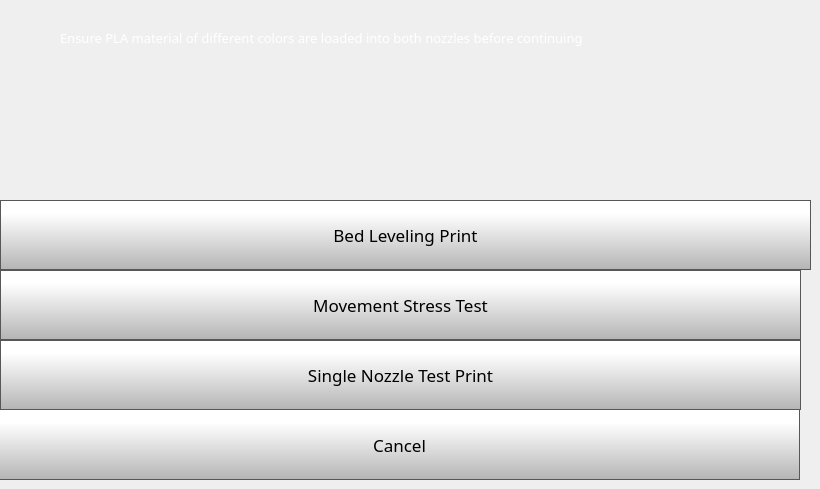
    <widget class="QWidget" name="testPrintsPage2">
     <widget class="QLabel" name="calibrateLabel_2">
      <property name="geometry">
       <rect>
        <x>60</x>
        <y>-10</y>
        <width>731</width>
        <height>96</height>
       </rect>
      </property>
      <property name="font">
       <font>
        <family>Gotham</family>
        <pointsize>10</pointsize>
        <bold>false</bold>
       </font>
      </property>
      <property name="styleSheet">
       <string notr="true">color: rgb(255, 255, 255);</string>
      </property>
      <property name="text">
       <string>Ensure PLA material of different colors are loaded into both nozzles before continuing </string>
      </property>
      <property name="scaledContents">
       <bool>false</bool>
      </property>
      <property name="wordWrap">
       <bool>true</bool>
      </property>
     </widget>
     <widget class="QLabel" name="tool0Label_30">
      <property name="geometry">
       <rect>
        <x>0</x>
        <y>20</y>
        <width>50</width>
        <height>50</height>
       </rect>
      </property>
      <property name="font">
       <font>
        <family>Gotham Medium</family>
        <pointsize>14</pointsize>
        <bold>false</bold>
        <underline>false</underline>
        <strikeout>false</strikeout>
       </font>
      </property>
      <property name="styleSheet">
       <string notr="true">
   color:  white;</string>
      </property>
      <property name="text">
       <string/>
      </property>
      <property name="pixmap">
       <pixmap>templates/img/exclamation-mark.png</pixmap>
      </property>
      <property name="scaledContents">
       <bool>true</bool>
      </property>
     </widget>
     <widget class="QPushButton" name="bedLevelPrintButton">
      <property name="geometry">
       <rect>
        <x>0</x>
        <y>200</y>
        <width>811</width>
        <height>70</height>
       </rect>
      </property>
      <property name="minimumSize">
       <size>
        <width>0</width>
        <height>70</height>
       </size>
      </property>
      <property name="font">
       <font>
        <family>Gotham</family>
        <pointsize>13</pointsize>
       </font>
      </property>
      <property name="styleSheet">
       <string notr="true">QPushButton {
     border: 1px solid rgb(87, 87, 87);
	background-color: qlineargradient(spread:pad, x1:0, y1:1, x2:0, y2:0.188, stop:0 rgba(180, 180, 180, 255), stop:1 rgba(255, 255, 255, 255));


}

QPushButton:pressed {
    background-color: qlineargradient(x1: 0, y1: 0, x2: 0, y2: 1,
                                      stop: 0 #dadbde, stop: 1 #f6f7fa);
}

QPushButton:flat {
    border: none; /* no border for a flat push button */
}

QPushButton:default {
    border-color: navy; /* make the default button prominent */
}

QPushButton:focus {
	outline: none;
}</string>
      </property>
      <property name="text">
       <string>Bed Leveling Print</string>
      </property>
      <property name="iconSize">
       <size>
        <width>40</width>
        <height>40</height>
       </size>
      </property>
     </widget>
     <widget class="QPushButton" name="singleNozzlePrintButton">
      <property name="geometry">
       <rect>
        <x>0</x>
        <y>340</y>
        <width>801</width>
        <height>70</height>
       </rect>
      </property>
      <property name="minimumSize">
       <size>
        <width>0</width>
        <height>70</height>
       </size>
      </property>
      <property name="font">
       <font>
        <family>Gotham</family>
        <pointsize>13</pointsize>
       </font>
      </property>
      <property name="styleSheet">
       <string notr="true">QPushButton {
     border: 1px solid rgb(87, 87, 87);
	background-color: qlineargradient(spread:pad, x1:0, y1:1, x2:0, y2:0.188, stop:0 rgba(180, 180, 180, 255), stop:1 rgba(255, 255, 255, 255));


}

QPushButton:pressed {
    background-color: qlineargradient(x1: 0, y1: 0, x2: 0, y2: 1,
                                      stop: 0 #dadbde, stop: 1 #f6f7fa);
}

QPushButton:flat {
    border: none; /* no border for a flat push button */
}

QPushButton:default {
    border-color: navy; /* make the default button prominent */
}

QPushButton:focus {
	outline: none;
}</string>
      </property>
      <property name="text">
       <string>Single Nozzle Test Print</string>
      </property>
      <property name="iconSize">
       <size>
        <width>40</width>
        <height>40</height>
       </size>
      </property>
     </widget>
     <widget class="QPushButton" name="movementTestPrintButton">
      <property name="geometry">
       <rect>
        <x>0</x>
        <y>270</y>
        <width>801</width>
        <height>70</height>
       </rect>
      </property>
      <property name="minimumSize">
       <size>
        <width>0</width>
        <height>70</height>
       </size>
      </property>
      <property name="font">
       <font>
        <family>Gotham</family>
        <pointsize>13</pointsize>
       </font>
      </property>
      <property name="styleSheet">
       <string notr="true">QPushButton {
     border: 1px solid rgb(87, 87, 87);
	background-color: qlineargradient(spread:pad, x1:0, y1:1, x2:0, y2:0.188, stop:0 rgba(180, 180, 180, 255), stop:1 rgba(255, 255, 255, 255));


}

QPushButton:pressed {
    background-color: qlineargradient(x1: 0, y1: 0, x2: 0, y2: 1,
                                      stop: 0 #dadbde, stop: 1 #f6f7fa);
}

QPushButton:flat {
    border: none; /* no border for a flat push button */
}

QPushButton:default {
    border-color: navy; /* make the default button prominent */
}

QPushButton:focus {
	outline: none;
}</string>
      </property>
      <property name="text">
       <string>Movement Stress Test</string>
      </property>
      <property name="iconSize">
       <size>
        <width>40</width>
        <height>40</height>
       </size>
      </property>
     </widget>
     <widget class="QPushButton" name="testPrintsCancelButton">
      <property name="geometry">
       <rect>
        <x>-1</x>
        <y>409</y>
        <width>801</width>
        <height>71</height>
       </rect>
      </property>
      <property name="minimumSize">
       <size>
        <width>0</width>
        <height>0</height>
       </size>
      </property>
      <property name="font">
       <font>
        <family>Gotham Light</family>
        <pointsize>13</pointsize>
       </font>
      </property>
      <property name="styleSheet">
       <string notr="true">QPushButton {
     border: 1px solid rgb(87, 87, 87);
	background-color: qlineargradient(spread:pad, x1:0, y1:1, x2:0, y2:0.188, stop:0 rgba(180, 180, 180, 255), stop:1 rgba(255, 255, 255, 255));


}

QPushButton:pressed {
    background-color: qlineargradient(x1: 0, y1: 0, x2: 0, y2: 1,
                                      stop: 0 #dadbde, stop: 1 #f6f7fa);
}

QPushButton:flat {
    border: none; /* no border for a flat push button */
}

QPushButton:default {
    border-color: navy; /* make the default button prominent */
}</string>
      </property>
      <property name="text">
       <string>Cancel</string>
      </property>
      <property name="iconSize">
       <size>
        <width>50</width>
        <height>50</height>
       </size>
      </property>
      <property name="checkable">
       <bool>false</bool>
      </property>
      <property name="autoDefault">
       <bool>false</bool>
      </property>
      <property name="default">
       <bool>false</bool>
      </property>
      <property name="flat">
       <bool>false</bool>
      </property>
     </widget>
    </widget>
